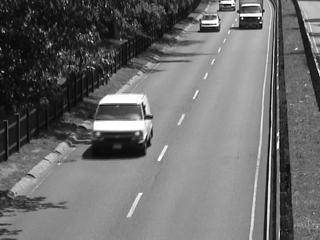
#> input picture lab3_Przeplyw_optyczny/I.jpg, 320 x 240 px
$ python zad2.py
#> lines starting #> are read from the running program, lines starting #| are printed output that depends on the picture
import cv2 as cv
import numpy as np
import matplotlib.pyplot as plt
import time

W2 = 1
dX = dY = 1
scale = 5


def pyramid(im, max_scale):
    images = [im]
    for k in range(1, max_scale):
        images.append(cv.resize(images[k - 1], (0, 0), fx=0.5, fy=0.5))
    return images


def of(I, J, u0, v0, W2=1, dY=1, dX=1):
    u = np.zeros(I.shape, dtype=np.int8)
    v = np.zeros(I.shape, dtype=np.int8)

    for j in range(W2 * 2, I.shape[0] - (W2 * 2)):
        for i in range(W2 * 2, I.shape[1] - (W2 * 2)):
            IO = np.float32(I[j - W2:j + W2 + 1, i - W2:i + W2 + 1])
            cnt = 0
            for x in range(j - dX, j + dX + 1):
                for y in range(i - dY, i + dY + 1):
                    x0 = x + u0[j, i]
                    y0 = y + v0[j, i]
                    # print("xo = ", x0, " y0 = ",y0)
                    JO = np.float32(J[x0 - W2:x0 + W2 + 1, y0 - W2:y0 + W2 + 1])
                    if cnt == 0:
                        distance = np.sum(np.sqrt((np.square(JO - IO))))
                        distance_old = distance
                    else:
                        distance = np.sum(np.sqrt((np.square(JO - IO))))

                    if distance <= distance_old:
                        wsp_y = x - j
                        wsp_x = y - i
                        distance_old = distance

                    cnt += 1
            u[j, i] = wsp_x + u0[j, i]
            v[j, i] = wsp_y + v0[j, i]
    return u, v


I = cv.imread('I.jpg')
#> I is the input picture: shape (240, 320, 3); min 0, max 255, mean 107.9
I = cv.cvtColor(I, cv.COLOR_BGR2GRAY)
#> I: shape (240, 320)
J = cv.imread('J.jpg')
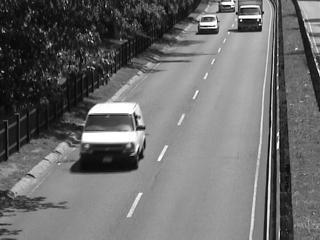
#> input picture lab3_Przeplyw_optyczny/J.jpg, 320 x 240 px
#> J is the input picture: shape (240, 320, 3); min 0, max 255, mean 107.9
J = cv.cvtColor(J, cv.COLOR_BGR2GRAY)
#> J: shape (240, 320)
XX, YY = I.shape
#> XX = 240; YY = 320

I_pyramid = pyramid(I, scale)
#> after the loop in pyramid, `for k in range(1, max_scale):`: images = 5 items
#> I_pyramid = 5 items
J_pyramid = pyramid(J, scale)
#> J_pyramid = 5 items

u0 = np.zeros(I_pyramid[-1].shape, np.int8)
v0 = np.zeros(J_pyramid[-1].shape, np.int8)

u = None
v = None
u_pyramid = []
v_pyramid = []
start = time.process_time()
for i in reversed(range(scale)):
    u, v = of(I_pyramid[i], J_pyramid[i], u0, v0, W2, dY, dX)
    u0 = cv.resize(u, (0, 0), fx=2, fy=2, interpolation=cv.INTER_NEAREST)
    v0 = cv.resize(v, (0, 0), fx=2, fy=2, interpolation=cv.INTER_NEAREST)

    u_pyramid.append(u)
    v_pyramid.append(v)
#> this loop made 5 passes
#> pass 1, `v0 = cv.resize(v, (0, 0), fx=2, fy=2, interpolation=cv.INTER_NEAREST)`:
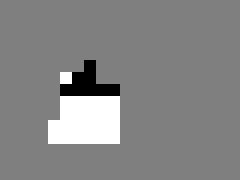
#> v0: shape (30, 40) int8 (shown 6 times larger); min -1, max 1, mean 0.05; drawn with min black and max white
#> after the loop:
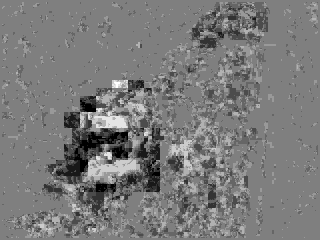
#> u: shape (240, 320) int8; min -5, max 5, mean -0.197; drawn with min black and max white
#> after the loop:
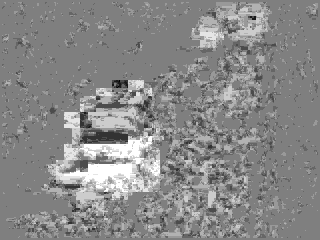
#> v: shape (240, 320) int8; min -5, max 5, mean 0.381; drawn with min black and max white
#> after the loop, u_pyramid = 5 items; v_pyramid = 5 items

stop = time.process_time()
print("czas = {:.2f} sec.".format(stop - start))

for i in range(scale):
    plt.figure()
    plt.quiver(u_pyramid[i], v_pyramid[i])
    plt.gca().invert_yaxis()
    plt.title("skala = 1/" + str(2 ** (scale - 1 - i)))
plt.show()
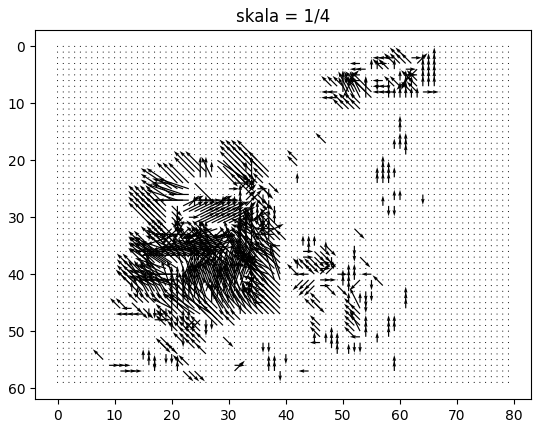
#> figure drawn by matplotlib, 1 panel
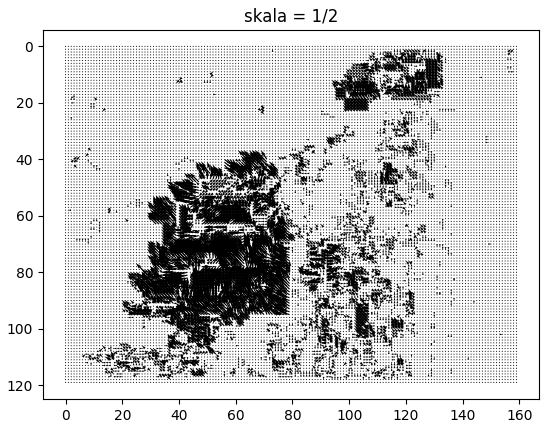
#> figure drawn by matplotlib, 1 panel
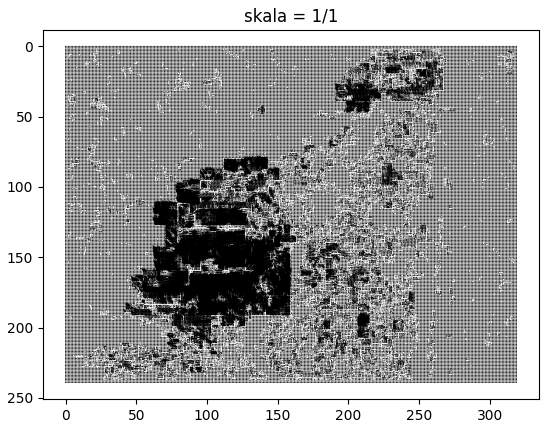
#> figure drawn by matplotlib, 1 panel

cv.waitKey(0)
cv.destroyAllWindows()
